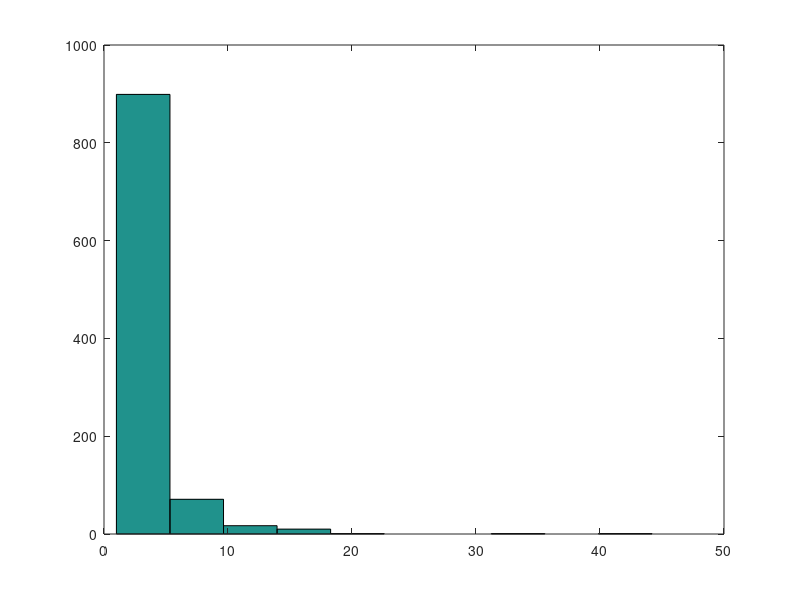

Reproduce this figure in MATLAB.
%%Channel_Env=1; %%%LOS Umi-SC
clear all
sigma_1=2.9; %dB
alpha_1=1;
beta_1=1;
gamma_1=1;
freq=2;
H_loop=[];
for k=1:3
dist_range=5:10:20;
Hfree_mag_db=-(10*alpha_1.*log10(dist_range)+beta_1+(10*gamma_1*log10(freq)));
Hfree_mag_linear=sqrt(10.^(Hfree_mag_db/10));


H_lf=10^(sqrt(sigma_1)*randn(1,1))/(10);

H_sf=(randn(1)+ 1j*randn(1))/sqrt(2);

H=Hfree_mag_linear.*(H_lf*H_sf);
H_loop=[H_loop ;H];

end
plot(abs(mean(H_loop)))

X=randn(5,1);

% Y=H*X;
x=randn(1000,1);
% hist(x)
hist(exp(abs(x)))



